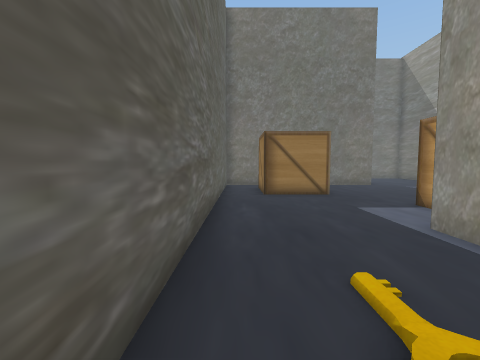
view 1 (above)

21 first-person views from a walk through a scene from a Unity 3-D project. The camera is 1.3 m above the floor, tilts 4° down and sees 90° across. The floor is counted in squares, 1 m on a side. Each view is taken from the middle of a square. On the plan, view 1 faces up. The plan holds only what a view shows up to about 12 squares ahead; the rest is blank. The place goes on beyond the plan. The player character is not drawn.

view 2
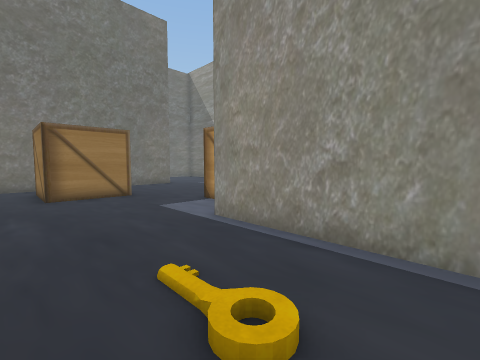

view 3
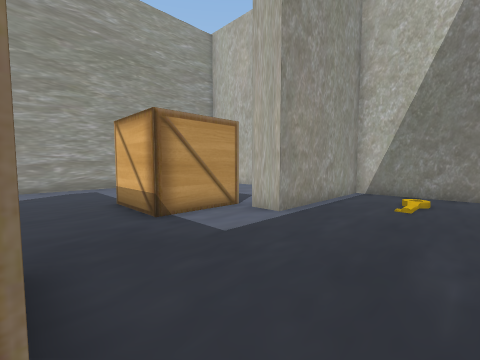

view 4
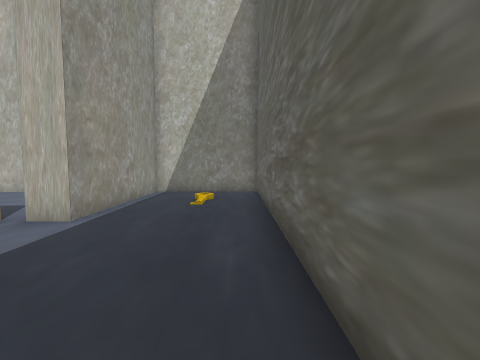

view 5
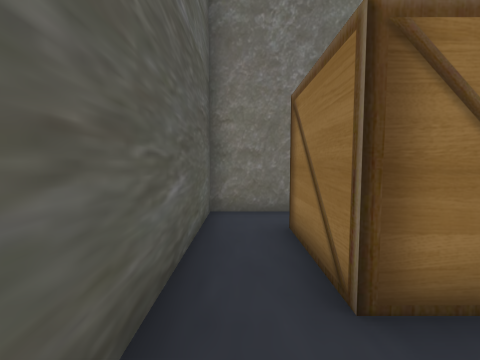

view 6
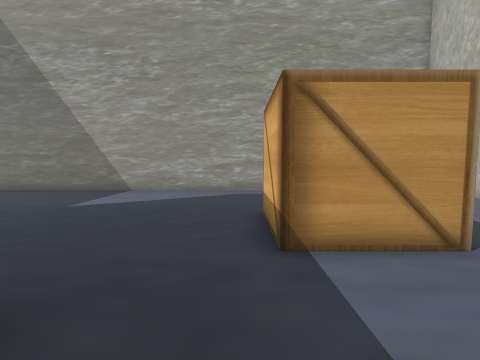

view 7
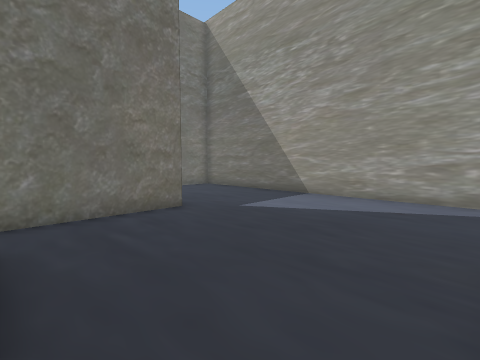

view 8
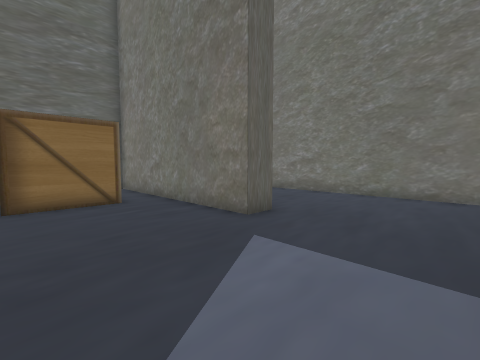

view 9
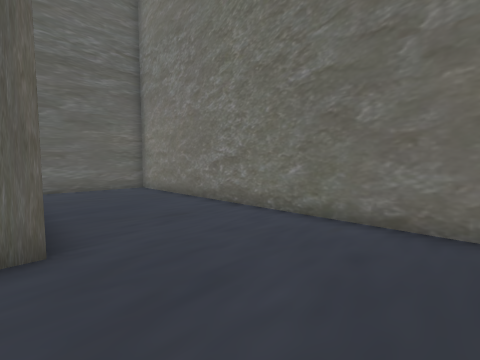

view 10
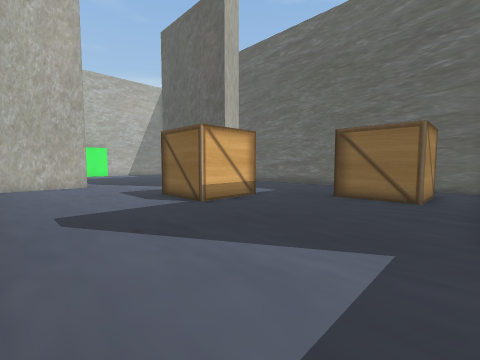

view 11
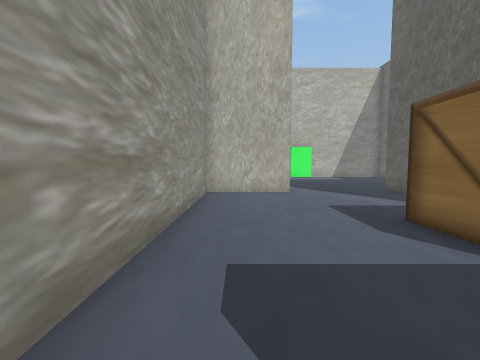

view 12
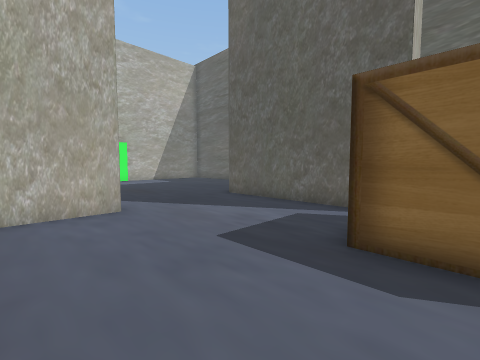

view 13
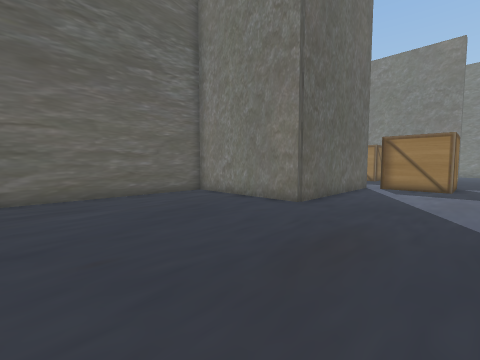

view 14
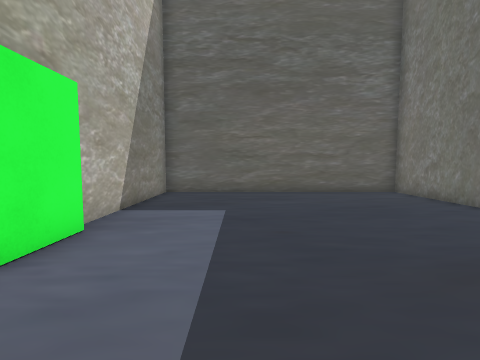

view 15
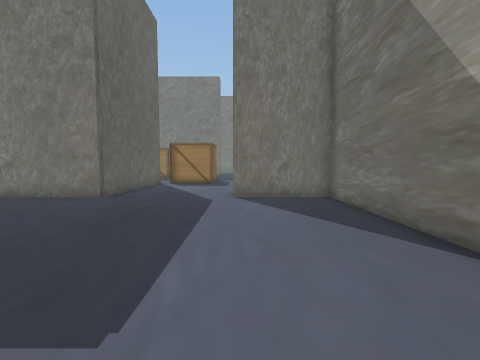

view 16
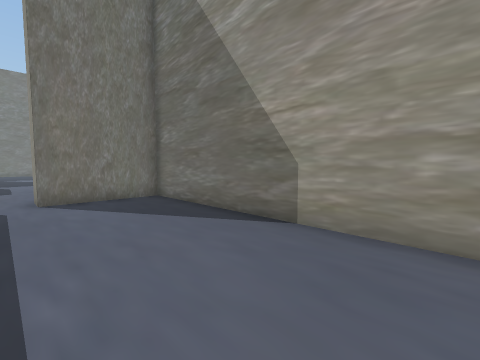

view 17
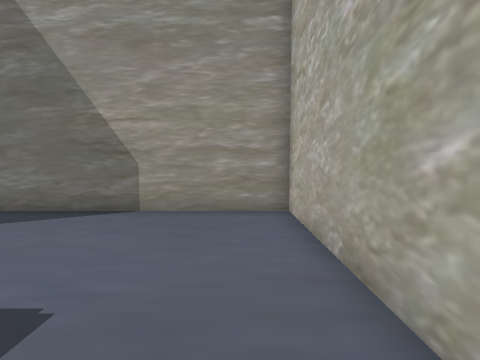

view 18
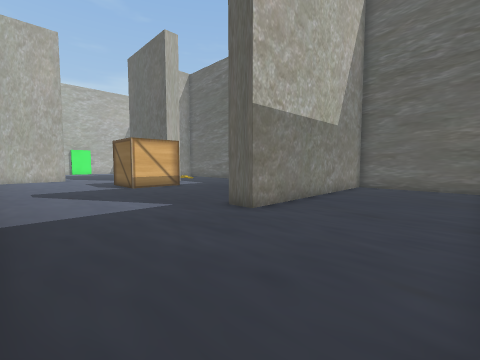

view 19
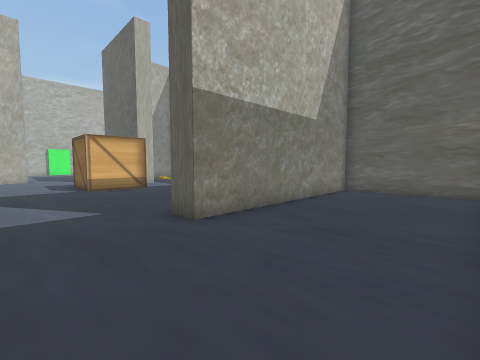

view 20
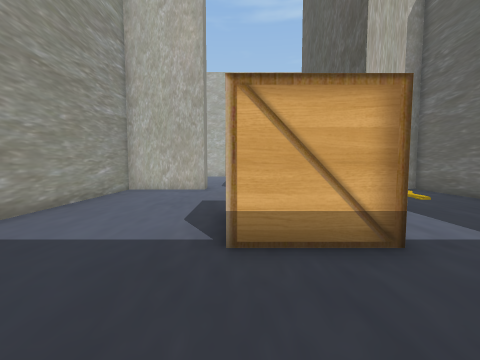

view 21
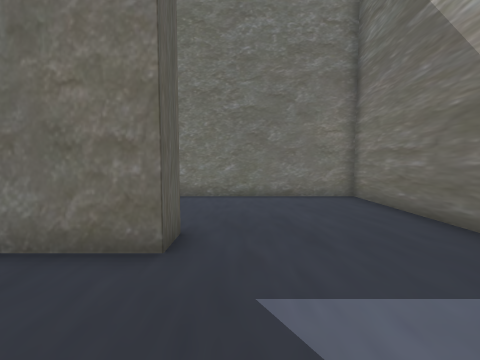

### Floor plan
Ten units are one square. View 1 is at (0, 0); x grows to the right and y downward. Boxes are objects, and circles mark ways between rooms. Rooms are numbered by the first view taken in them; rooms with no view inside come last. Other rooms are left out.
<svg viewBox="-13 -209 153 337">
<path fill="none" stroke="#000" d="M55 -46 55 -74M38 -100 10 -100 10 -128M4 -144 -8 -144 -8 10 38 10 38 -47 49 -47M48 -39 48 20 -8 20 -8 123 50 123M55 -74 82 -74 82 -46 55 -46M10 -128 38 -128 38 -100M54 120 71 120M82 123 135 123 135 18 97 18 97 8 135 8 135 -204 4 -204M-8 -201 -8 -154 79 -154 79 -144 4 -144"/>
<circle cx="10" cy="-140" r="3" fill="#2a7"/>
<circle cx="55" cy="-85" r="3" fill="#2a7"/>
<text x="20" y="-60">1</text>
<text x="80" y="-40">2</text>
</svg>
Room 1 opens to room 2.

Where each view was taken, in squares from view 1:
view 1: 0 up, 0 right, facing up
view 2: 0 up, 0 right, facing up-right
view 3: 10 up, 0 right, facing down-right
view 4: 10 up, 0 right, facing down
view 5: 8 up, 0 right, facing up
view 6: 8 up, 2 right, facing right
view 7: 8 up, 4 right, facing up-right
view 8: 10 up, 12 right, facing up-left
view 9: 15 up, 12 right, facing up-left
view 10: 14 up, 13 right, facing down-left
view 11: 10 up, 12 right, facing down
view 12: 6 up, 12 right, facing down-left
view 13: 9 down, 9 right, facing up-left
view 14: 9 down, 10 right, facing left
view 15: 11 down, 10 right, facing up
view 16: 11 down, 9 right, facing up-right
view 17: 11 down, 7 right, facing right
view 18: 20 up, 13 right, facing down-left
view 19: 20 up, 11 right, facing down-left
view 20: 11 up, 8 right, facing down
view 21: 11 up, 9 right, facing up
